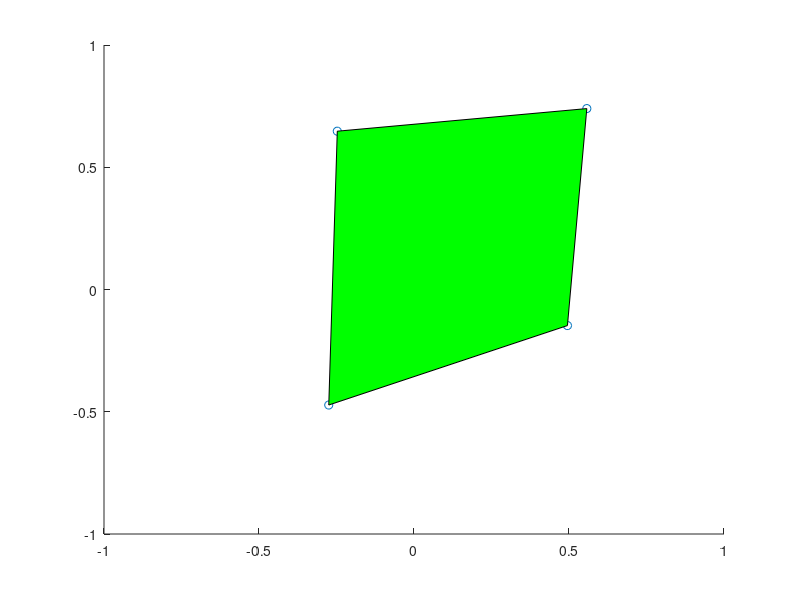

Write MATLAB code to recreate this figure.
function unprojection
% binarymillenium 2008
% gnu gpl v3

format compact;
% for the iqeye at 10 mm, fov was probably 97 degrees horiz and 74 degrees
% vertical

% camera position
campos = [0, 0, 0]';
% viewers position relative to display
aleph = 97/180*pi;
% -1,-1 and 1,1 are the extents of the viewing surface
ez = 1/tan(aleph/2)
epos = [0, 0, -ez]';

% from baseletters.jpg, width is 800, height is 640
bpixel = [301 61    0;
          290 509   0;
          598 379   0;
          623 24    0];
  
b = zeros(size(bpixel));
b(:,1) = -1 + 2*bpixel(:,1)/800;
b(:,2) =  1 - (2*bpixel(:,2)/800 + (800-640)/800);

% choose first depth arbitrarily
b(1,3) = 2;

b(2:4,3) = solveDepth(b)


figure(1),
scatter(b(:,1), b(:,2));
hold on;
patch(b(:,1), b(:,2),'g');
hold off;
axis([-1, 1, -1, 1]);

%b = project(campos,epos);

% need to find the line perpendicular to the plane defined here
% use cross product
rota = zeros(size(b));
rota(1,:) = get3dCoords(b(1,:),epos)';
rota(2,:) = get3dCoords(b(2,:),epos)';
rota(3,:) = get3dCoords(b(3,:),epos)';
rota(4,:) = get3dCoords(b(4,:),epos)';

rota

% rota1 = b(1,:);
% rota2 = b(2,:);
% rota3 = b(3,:);
% rota4 = b(4,:);

% this is going to ignore z-axis rotations
vec1 = rota(3,:)-rota(2,:);
vec1 = vec1/norm(vec1);
vec2 = rota(1,:)-rota(2,:);
vec2 = vec2/norm(vec2);
rotnorm = cross(vec1,vec2)

derivedrot1 = [vec1', vec2', rotnorm']

% this is all unnecessary, already have the rotation 
% matrix trivially
if (0)
nnorm = [0, 0, 1];
angle = acos(dot(nnorm,rotnorm));
degangle = angle/pi*180

angleaxis = cross(nnorm,rotnorm);
if (norm(angleaxis) < 1e-5)
    angleaxis = [1 0 0];
else 
    angleaxis = angleaxis/norm(angleaxis)
end
x = angleaxis(1);
y = angleaxis(2);
z = angleaxis(3);

% now construct a rotation matrix from the axis and angle
sa = sin(angle);
ca = cos(angle);

derivedrot = [   
    1 + (1-ca)*(x*x-1), -z*sa+(1-ca)*x*y,  	y*sa+(1-ca)*x*z;
    z*sa+(1-ca)*x*y, 	1 + (1-ca)*(y*y-1), -x*sa+(1-ca)*y*z;
    -y*sa+(1-ca)*x*z, 	x*sa+(1-ca)*y*z, 	1 + (1-ca)*(z*z-1)]
end

%% 
function C = solveDepth(v)
%az-dz= bz-cz
%az*ax - dz*dx = bz*bx - cz*cx
%az*ay - dz*dy = bz*by - cz*cy

% az    = bz    - cz    + dz
% az*ax = bz*bx - cz*cx + dz*dx
% az*ay = bz*by - cz*cy + dz*dy


%[az        [1  -1  1   [bz
% az*ax   =  bx -cx dx * cz
% az*zy]     by -cy dy]  dz]

% A = B*C
% Binv*A = Binv*B*C
% Binv*A = C

A = v(1,3)*[1 v(1,1) v(1,2)]';

B = [1      -1      1;
     v(2,1) -v(3,1) v(4,1);
     v(2,2) -v(3,2) v(4,2)];
 
C = inv(B)*A;




%%
function b = project(campos,epos)


camtheta = [pi*3/180,pi*30/180,pi*1/180]';

% triangle coords in 3d space
dist = 6.5;
a1 = [-1,1,dist]';
a2 =[-1,-1,dist]';
a3 = [1,-1,dist]';
a4 = [1, 1,dist]';




rotx = [1   0                   0; 
        0   cos(-camtheta(1))   sin(-camtheta(1)); 
        0  -sin(-camtheta(1))   cos(-camtheta(1)) ]; 
        
        
roty = [cos(-camtheta(2))   0  -sin(-camtheta(2)); 
        0                   1   0;
        sin(-camtheta(2))   0   cos(-camtheta(2)) ];
    
    
rotz = [cos(-camtheta(3))   sin(-camtheta(3))   0; 
       -sin(-camtheta(3))   cos(-camtheta(3))   0;
        0                   0                   1];

b =zeros(4,4);

rot = rotx*roty*rotz
b(1,:) = getScreenCoords(rot, a1, campos, epos);
b(2,:) = getScreenCoords(rot, a2, campos, epos);    
b(3,:) = getScreenCoords(rot, a3, campos, epos);   
b(4,:) = getScreenCoords(rot, a4, campos, epos); 

b
 
figure(1),
scatter(b(:,1), b(:,2));
hold on;
patch(b(:,1), b(:,2),'g');
hold off;
axis([-1, 1, -1, 1]);

%%
function b = getScreenCoords(rot, a, campos, epos)
    
d = [rot*(a-campos); 1];

homg = ...
[1 0 0         -epos(1);
 0 1 0         -epos(2);
 0 0 1          0;
 0 0 1/epos(3)  0];

f = homg*d;

b = f;
b(1) = f(1)/f(4);
b(2) = f(2)/f(4);
% f(3) turns out to be the distance from the screen, not from the viewer


%b = [0,0];
%b(1) = (d(1) - epos(1))*(epos(3)/d(3));
%b(2) = (d(2) - epos(2))*(epos(3)/d(3));

%%  convert b from pixel coordinates to -1 to 1 coordinates
function rota = get3dCoords(b, epos)

d = [0, 0, b(3)]';
d(1) = b(1)/(epos(3)/d(3)) + epos(1);
d(2) = b(2)/(epos(3)/d(3)) + epos(2);

rota = d;
